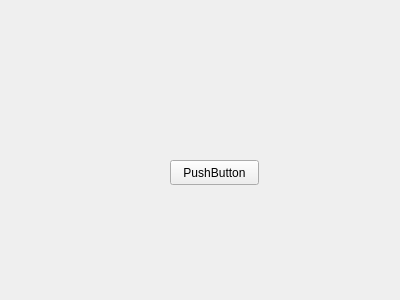
<?xml version="1.0" encoding="UTF-8"?>
<ui version="4.0">
 <class>NewInstrument</class>
 <widget class="QWidget" name="NewInstrument">
  <property name="geometry">
   <rect>
    <x>0</x>
    <y>0</y>
    <width>400</width>
    <height>300</height>
   </rect>
  </property>
  <property name="windowTitle">
   <string>Form</string>
  </property>
  <widget class="QPushButton" name="pushButton">
   <property name="geometry">
    <rect>
     <x>170</x>
     <y>160</y>
     <width>89</width>
     <height>25</height>
    </rect>
   </property>
   <property name="text">
    <string>PushButton</string>
   </property>
  </widget>
 </widget>
 <resources/>
 <connections/>
</ui>
